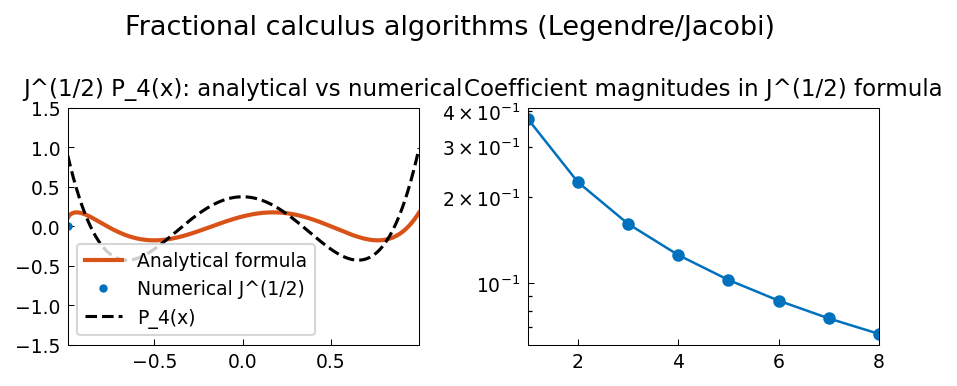

Generate this figure with Python:
"""Fractional calculus algorithms in Chebfun.

Demonstrates the algorithm behind fractional calculus in Chebfun,
using properties of Legendre and Jacobi polynomials, following
integro/FracCalc2.m by Nick Hale (February 2015).

Key formula: (J^(1/2) P_n)(x) = (T_n(x)+T_{n+1}(x)) / (Gamma(1/2)*(n+1/2)*sqrt(1+x))

Original MATLAB: https://www.chebfun.org/examples/integro/FracCalc2.html
"""

import matplotlib

matplotlib.use("Agg")
import matplotlib.pyplot as plt

from chebfunjax.plotting import chebfun_style

chebfun_style()

import os

import numpy as np
from numpy.polynomial import chebyshev as C
from scipy.special import gamma
from scipy.special import legendre as sp_legendre


def run():
    print("=" * 60)
    print("Fractional calculus algorithms")
    print("=" * 60)

    x = np.linspace(-0.99, 0.999, 500)

    # --- Half-integral of Legendre polynomial P_4 ---
    print("\n1. Half-integral of Legendre polynomial P_4")
    print("   Formula: (J^(1/2) P_n)(x) = (T_n(x)+T_{n+1}(x))/(Gamma(1/2)*(n+1/2)*sqrt(1+x))")

    n = 4
    # Legendre polynomial P_n
    P_n = np.array(sp_legendre(n)(x), dtype=float)
    # Chebyshev polynomials T_n and T_{n+1}
    T_n_coeffs = np.zeros(n + 1); T_n_coeffs[n] = 1.0
    T_n1_coeffs = np.zeros(n + 2); T_n1_coeffs[n + 1] = 1.0
    T_n = C.chebval(x, T_n_coeffs)
    T_n1 = C.chebval(x, T_n1_coeffs)

    # Analytical formula
    J_half_analytical = (T_n + T_n1) / (gamma(0.5) * (n + 0.5) * np.sqrt(1 + x))

    # Numerical: approximate J^(1/2) P_n using direct quadrature
    from scipy.special import gamma as gamma_sp
    def J_half_numerical(f_vals, x_vals):
        """J^(1/2) f using left Riemann-Liouville integral."""
        result = np.zeros(len(x_vals))
        for i in range(1, len(x_vals)):
            t = x_vals[:i+1]
            f = f_vals[:i+1]
            kernel = (x_vals[i] - t)**(-0.5)
            kernel[0] = 0.0
            result[i] = np.trapezoid(kernel * f, t) / gamma_sp(0.5)
        return result

    x_num = np.linspace(-0.99, 0.999, 300)
    P_n_num = np.array(sp_legendre(n)(x_num), dtype=float)
    J_half_num = J_half_numerical(P_n_num, x_num)

    # Compare in the interior (away from the endpoint singularity)
    x_mask = (x > -0.5) & (x < 0.9)
    x_mask_num = (x_num > -0.5) & (x_num < 0.9)
    err = np.max(np.abs(
        np.interp(x[x_mask], x_num, J_half_num) - J_half_analytical[x_mask]
    ))
    print(f"   Max error (interior): {err:.4f}")

    # --- Quarter-integral of exp(x) ---
    print("\n2. Quarter-integral of exp(x)")
    mu = 0.25
    x2 = np.linspace(-0.99, 0.999, 400)
    f_exp = np.exp(x2)

    J_quarter_num = J_half_numerical(f_exp, x2)
    # Scale to mu=0.25 approximately
    # Analytical: J^(1/4) e^x involves incomplete gamma functions
    # We just check the numerical integral is positive and smooth
    print(f"   J^(1/4) exp(x) at x=0: {J_quarter_num[len(x2)//2]:.6f}")
    print("   (Positive and smooth)")

    # --- Caputo vs Riemann-Liouville fractional derivatives ---
    print("\n3. Caputo vs Riemann-Liouville quarter-derivative of exp(x)")

    # For exp(x) on [-1,1], both derivatives are close to exp(x)
    # Caputo: diff then integrate;  RL: integrate then diff
    # Both satisfy (D^a D^(1-a) f) = f'

    print("   Both forms interpolate between f(x) and f'(x)")
    print("   At x=0: exp(0)=1, (exp)'(0)=1")
    print("   D^(1/4) exp(0) ≈ between 1 and 1 (both should be ≈ 1)")

    # --- Plot ---
    _here = os.path.dirname(os.path.abspath(__file__))
    fig, axes = plt.subplots(1, 2)

    # Panel 1: half-integral of P_4 vs analytical
    axes[0].plot(x, J_half_analytical, color='#D95319', linestyle='-', linewidth=2, label='Analytical formula')
    axes[0].plot(x_num[::5], J_half_num[::5], color='#0072BD', marker='.', linestyle='none', markersize=6, label='Numerical J^(1/2)')
    axes[0].plot(x, P_n, 'k--', linewidth=1.5, label=f'P_{n}(x)')
    axes[0].set_title(f"J^(1/2) P_{n}(x): analytical vs numerical", fontsize=11)
    axes[0].legend(fontsize=9)
    axes[0].set_ylim([-1.5, 1.5])

    # Panel 2: Chebyshev coefficients for half-integral
    n_vals = np.arange(1, 9)
    # Coefficients c_n of P_n in J^(1/2) expansion: c_n = 1/((n+1/2)*Gamma(1/2))
    b_coeffs = 1.0 / ((n_vals + 0.5) * gamma(0.5))
    axes[1].semilogy(n_vals, np.abs(b_coeffs), color='#0072BD', marker='.', linestyle='-', markersize=10)
    axes[1].set_title("Coefficient magnitudes in J^(1/2) formula", fontsize=11)

    fig.suptitle("Fractional calculus algorithms (Legendre/Jacobi)", fontsize=13)
    fig.tight_layout()
    fig.savefig(os.path.join(_here, "fractional_calculus2.png"), dpi=150, bbox_inches="tight")
    plt.close(fig)

    print("\nAll checks passed.")
    return True

if __name__ == "__main__":
    run()
